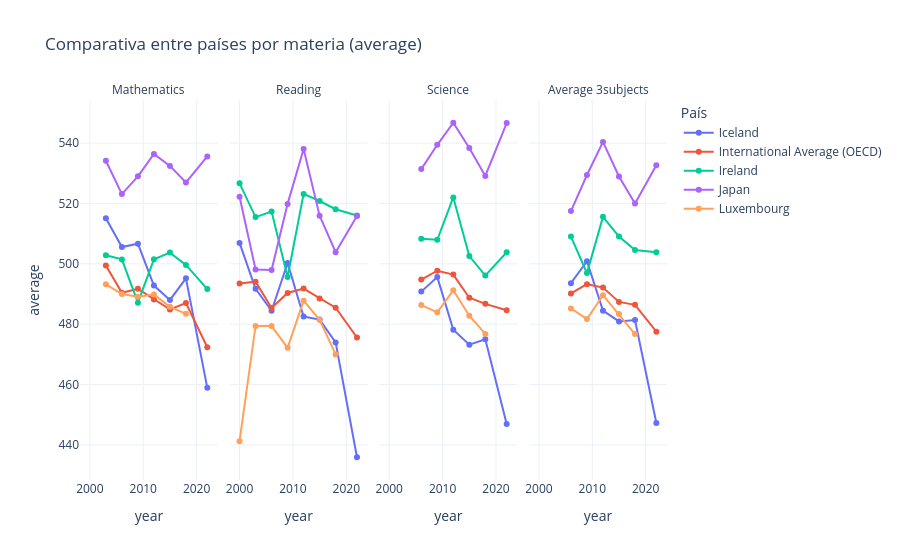

Notebook source saved alongside this figure:
### Code cell
lista_paises = random.sample(paises_ocde, 4) # Utilizar lista_paises_completa para incluir todos los países.
lista_paises.append(media_ocde) # OPCIONAL: nos aseguramos de que la media de la OCDE siempre esté presente.

random_sample_fig = plot_comparar_paises_todas_materias(df_pisa_eda, lista_paises)
random_sample_fig.show()

### Figure 1 — Plotly figure (JSON) as saved in the notebook; plotly's stock layout.template omitted (floating-point values rounded to 4 significant figures)
{"data": [{"hovertemplate": "country=Iceland<br>subject=mathematics<br>year=%{x}<br>average=%{y}<extra></extra>", "legendgroup": "Iceland", "line": {"color": "#636EFA", "dash": "solid"}, "marker": {"symbol": "circle"}, "mode": "lines+markers", "name": "Iceland", "orientation": "v", "showlegend": true, "type": "scatter", "x": [2003, 2006, 2009, 2012, 2015, 2018, 2022], "xaxis": "x", "y": [515.1, 505.5, 506.7, 492.8, 488.0, 495.2, 458.9], "yaxis": "y"}, {"hovertemplate": "country=International Average (OECD)<br>subject=mathematics<br>year=%{x}<br>average=%{y}<extra></extra>", "legendgroup": "International Average (OECD)", "line": {"color": "#EF553B", "dash": "solid"}, "marker": {"symbol": "circle"}, "mode": "lines+markers", "name": "International Average (OECD)", "orientation": "v", "showlegend": true, "type": "scatter", "x": [2003, 2006, 2009, 2012, 2015, 2018, 2022], "xaxis": "x", "y": [499.5, 490.4, 491.7, 488.2, 484.9, 487.0, 472.4], "yaxis": "y"}, {"hovertemplate": "country=Ireland<br>subject=mathematics<br>year=%{x}<br>average=%{y}<extra></extra>", "legendgroup": "Ireland", "line": {"color": "#00CC96", "dash": "solid"}, "marker": {"symbol": "circle"}, "mode": "lines+markers", "name": "Ireland", "orientation": "v", "showlegend": true, "type": "scatter", "x": [2003, 2006, 2009, 2012, 2015, 2018, 2022], "xaxis": "x", "y": [502.8, 501.5, 487.1, 501.5, 503.7, 499.6, 491.6], "yaxis": "y"}, {"hovertemplate": "country=Japan<br>subject=mathematics<br>year=%{x}<br>average=%{y}<extra></extra>", "legendgroup": "Japan", "line": {"color": "#AB63FA", "dash": "solid"}, "marker": {"symbol": "circle"}, "mode": "lines+markers", "name": "Japan", "orientation": "v", "showlegend": true, "type": "scatter", "x": [2003, 2006, 2009, 2012, 2015, 2018, 2022], "xaxis": "x", "y": [534.1, 523.1, 529.0, 536.4, 532.4, 527.0, 535.6], "yaxis": "y"}, {"hovertemplate": "country=Luxembourg<br>subject=mathematics<br>year=%{x}<br>average=%{y}<extra></extra>", "legendgroup": "Luxembourg", "line": {"color": "#FFA15A", "dash": "solid"}, "marker": {"symbol": "circle"}, "mode": "lines+markers", "name": "Luxembourg", "orientation": "v", "showlegend": true, "type": "scatter", "x": [2003, 2006, 2009, 2012, 2015, 2018], "xaxis": "x", "y": [493.2, 490.0, 489.1, 489.8, 485.8, 483.4], "yaxis": "y"}, {"hovertemplate": "country=Iceland<br>subject=reading<br>year=%{x}<br>average=%{y}<extra></extra>", "legendgroup": "Iceland", "line": {"color": "#636EFA", "dash": "solid"}, "marker": {"symbol": "circle"}, "mode": "lines+markers", "name": "Iceland", "orientation": "v", "showlegend": false, "type": "scatter", "x": [2000, 2003, 2006, 2009, 2012, 2015, 2018, 2022], "xaxis": "x2", "y": [506.9, 491.7, 484.4, 500.3, 482.5, 481.5, 474.0, 435.9], "yaxis": "y2"}, {"hovertemplate": "country=International Average (OECD)<br>subject=reading<br>year=%{x}<br>average=%{y}<extra></extra>", "legendgroup": "International Average (OECD)", "line": {"color": "#EF553B", "dash": "solid"}, "marker": {"symbol": "circle"}, "mode": "lines+markers", "name": "International Average (OECD)", "orientation": "v", "showlegend": false, "type": "scatter", "x": [2000, 2003, 2006, 2009, 2012, 2015, 2018, 2022], "xaxis": "x2", "y": [493.5, 494.1, 485.4, 490.3, 491.8, 488.5, 485.5, 475.6], "yaxis": "y2"}, {"hovertemplate": "country=Ireland<br>subject=reading<br>year=%{x}<br>average=%{y}<extra></extra>", "legendgroup": "Ireland", "line": {"color": "#00CC96", "dash": "solid"}, "marker": {"symbol": "circle"}, "mode": "lines+markers", "name": "Ireland", "orientation": "v", "showlegend": false, "type": "scatter", "x": [2000, 2003, 2006, 2009, 2012, 2015, 2018, 2022], "xaxis": "x2", "y": [526.7, 515.5, 517.3, 495.6, 523.2, 520.8, 518.1, 516.0], "yaxis": "y2"}, {"hovertemplate": "country=Japan<br>subject=reading<br>year=%{x}<br>average=%{y}<extra></extra>", "legendgroup": "Japan", "line": {"color": "#AB63FA", "dash": "solid"}, "marker": {"symbol": "circle"}, "mode": "lines+markers", "name": "Japan", "orientation": "v", "showlegend": false, "type": "scatter", "x": [2000, 2003, 2006, 2009, 2012, 2015, 2018, 2022], "xaxis": "x2", "y": [522.2, 498.1, 498.0, 519.9, 538.1, 516.0, 503.9, 515.9], "yaxis": "y2"}, {"hovertemplate": "country=Luxembourg<br>subject=reading<br>year=%{x}<br>average=%{y}<extra></extra>", "legendgroup": "Luxembourg", "line": {"color": "#FFA15A", "dash": "solid"}, "marker": {"symbol": "circle"}, "mode": "lines+markers", "name": "Luxembourg", "orientation": "v", "showlegend": false, "type": "scatter", "x": [2000, 2003, 2006, 2009, 2012, 2015, 2018], "xaxis": "x2", "y": [441.2, 479.4, 479.4, 472.2, 487.8, 481.4, 470.0], "yaxis": "y2"}, {"hovertemplate": "country=Iceland<br>subject=science<br>year=%{x}<br>average=%{y}<extra></extra>", "legendgroup": "Iceland", "line": {"color": "#636EFA", "dash": "solid"}, "marker": {"symbol": "circle"}, "mode": "lines+markers", "name": "Iceland", "orientation": "v", "showlegend": false, "type": "scatter", "x": [2006, 2009, 2012, 2015, 2018, 2022], "xaxis": "x3", "y": [490.8, 495.6, 478.2, 473.2, 475.0, 447.0], "yaxis": "y3"}, {"hovertemplate": "country=International Average (OECD)<br>subject=science<br>year=%{x}<br>average=%{y}<extra></extra>", "legendgroup": "International Average (OECD)", "line": {"color": "#EF553B", "dash": "solid"}, "marker": {"symbol": "circle"}, "mode": "lines+markers", "name": "International Average (OECD)", "orientation": "v", "showlegend": false, "type": "scatter", "x": [2006, 2009, 2012, 2015, 2018, 2022], "xaxis": "x3", "y": [494.8, 497.7, 496.4, 488.8, 486.7, 484.6], "yaxis": "y3"}, {"hovertemplate": "country=Ireland<br>subject=science<br>year=%{x}<br>average=%{y}<extra></extra>", "legendgroup": "Ireland", "line": {"color": "#00CC96", "dash": "solid"}, "marker": {"symbol": "circle"}, "mode": "lines+markers", "name": "Ireland", "orientation": "v", "showlegend": false, "type": "scatter", "x": [2006, 2009, 2012, 2015, 2018, 2022], "xaxis": "x3", "y": [508.3, 508.0, 522.0, 502.6, 496.1, 503.8], "yaxis": "y3"}, {"hovertemplate": "country=Japan<br>subject=science<br>year=%{x}<br>average=%{y}<extra></extra>", "legendgroup": "Japan", "line": {"color": "#AB63FA", "dash": "solid"}, "marker": {"symbol": "circle"}, "mode": "lines+markers", "name": "Japan", "orientation": "v", "showlegend": false, "type": "scatter", "x": [2006, 2009, 2012, 2015, 2018, 2022], "xaxis": "x3", "y": [531.4, 539.4, 546.7, 538.4, 529.1, 546.6], "yaxis": "y3"}, {"hovertemplate": "country=Luxembourg<br>subject=science<br>year=%{x}<br>average=%{y}<extra></extra>", "legendgroup": "Luxembourg", "line": {"color": "#FFA15A", "dash": "solid"}, "marker": {"symbol": "circle"}, "mode": "lines+markers", "name": "Luxembourg", "orientation": "v", "showlegend": false, "type": "scatter", "x": [2006, 2009, 2012, 2015, 2018], "xaxis": "x3", "y": [486.3, 483.9, 491.2, 482.8, 476.8], "yaxis": "y3"}, {"hovertemplate": "country=Iceland<br>subject=average_3subjects<br>year=%{x}<br>average=%{y}<extra></extra>", "legendgroup": "Iceland", "line": {"color": "#636EFA", "dash": "solid"}, "marker": {"symbol": "circle"}, "mode": "lines+markers", "name": "Iceland", "orientation": "v", "showlegend": false, "type": "scatter", "x": [2006, 2009, 2012, 2015, 2018, 2022], "xaxis": "x4", "y": [493.6, 500.9, 484.5, 480.9, 481.4, 447.3], "yaxis": "y4"}, {"hovertemplate": "country=International Average (OECD)<br>subject=average_3subjects<br>year=%{x}<br>average=%{y}<extra></extra>", "legendgroup": "International Average (OECD)", "line": {"color": "#EF553B", "dash": "solid"}, "marker": {"symbol": "circle"}, "mode": "lines+markers", "name": "International Average (OECD)", "orientation": "v", "showlegend": false, "type": "scatter", "x": [2006, 2009, 2012, 2015, 2018, 2022], "xaxis": "x4", "y": [490.2, 493.3, 492.1, 487.4, 486.4, 477.5], "yaxis": "y4"}, {"hovertemplate": "country=Ireland<br>subject=average_3subjects<br>year=%{x}<br>average=%{y}<extra></extra>", "legendgroup": "Ireland", "line": {"color": "#00CC96", "dash": "solid"}, "marker": {"symbol": "circle"}, "mode": "lines+markers", "name": "Ireland", "orientation": "v", "showlegend": false, "type": "scatter", "x": [2006, 2009, 2012, 2015, 2018, 2022], "xaxis": "x4", "y": [509.0, 496.9, 515.6, 509.0, 504.6, 503.8], "yaxis": "y4"}, {"hovertemplate": "country=Japan<br>subject=average_3subjects<br>year=%{x}<br>average=%{y}<extra></extra>", "legendgroup": "Japan", "line": {"color": "#AB63FA", "dash": "solid"}, "marker": {"symbol": "circle"}, "mode": "lines+markers", "name": "Japan", "orientation": "v", "showlegend": false, "type": "scatter", "x": [2006, 2009, 2012, 2015, 2018, 2022], "xaxis": "x4", "y": [517.5, 529.4, 540.4, 528.9, 520.0, 532.7], "yaxis": "y4"}, {"hovertemplate": "country=Luxembourg<br>subject=average_3subjects<br>year=%{x}<br>average=%{y}<extra></extra>", "legendgroup": "Luxembourg", "line": {"color": "#FFA15A", "dash": "solid"}, "marker": {"symbol": "circle"}, "mode": "lines+markers", "name": "Luxembourg", "orientation": "v", "showlegend": false, "type": "scatter", "x": [2006, 2009, 2012, 2015, 2018], "xaxis": "x4", "y": [485.2, 481.7, 489.6, 483.3, 476.7], "yaxis": "y4"}], "layout": {"annotations": [{"font": {}, "showarrow": false, "text": "Mathematics", "x": 0.1175, "xanchor": "center", "xref": "paper", "y": 1, "yanchor": "bottom", "yref": "paper"}, {"font": {}, "showarrow": false, "text": "Reading", "x": 0.3725, "xanchor": "center", "xref": "paper", "y": 1, "yanchor": "bottom", "yref": "paper"}, {"font": {}, "showarrow": false, "text": "Science", "x": 0.6275, "xanchor": "center", "xref": "paper", "y": 1, "yanchor": "bottom", "yref": "paper"}, {"font": {}, "showarrow": false, "text": "Average 3subjects", "x": 0.8825, "xanchor": "center", "xref": "paper", "y": 1, "yanchor": "bottom", "yref": "paper"}], "hovermode": "x unified", "legend": {"title": {"text": "País"}, "tracegroupgap": 0}, "title": {"text": "Comparativa entre países por materia (average)"}, "xaxis": {"anchor": "y", "domain": [0, 0.235], "title": {"text": "year"}}, "xaxis2": {"anchor": "y2", "domain": [0.255, 0.49], "matches": "x", "title": {"text": "year"}}, "xaxis3": {"anchor": "y3", "domain": [0.51, 0.745], "matches": "x", "title": {"text": "year"}}, "xaxis4": {"anchor": "y4", "domain": [0.765, 1.0], "matches": "x", "title": {"text": "year"}}, "yaxis": {"anchor": "x", "domain": [0, 1], "title": {"text": "average"}}, "yaxis2": {"anchor": "x2", "domain": [0, 1], "matches": "y", "showticklabels": false}, "yaxis3": {"anchor": "x3", "domain": [0, 1], "matches": "y", "showticklabels": false}, "yaxis4": {"anchor": "x4", "domain": [0, 1], "matches": "y", "showticklabels": false}}}
